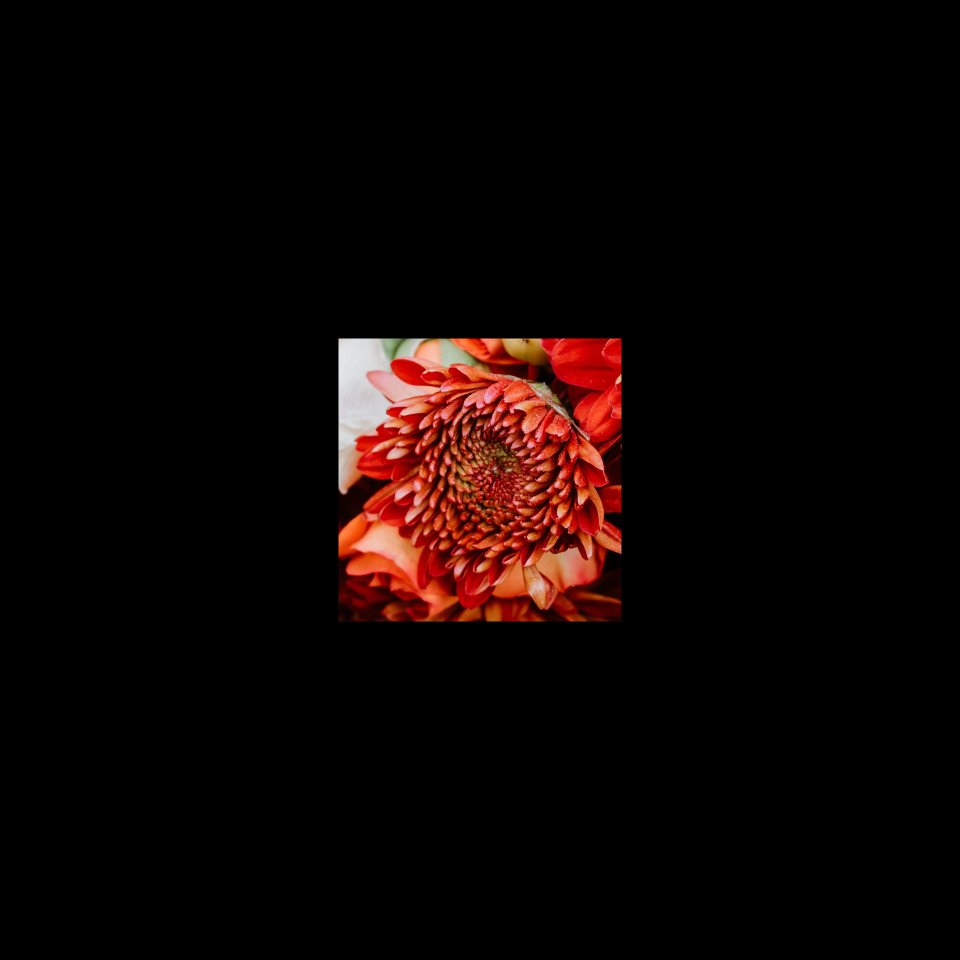
#> input picture For Exp in thesis/fl_one.png, 1920 x 1920 px, found by its file name (shown at 1/2 size)
$ python IFT_check_loop_RGB_TF.py
#> lines starting #> are read from the running program, lines starting #| are printed output that depends on the picture
# -*- coding: utf-8 -*-
"""
Created on Sat Dec 14 17:55:01 2024

@author: Shang Gao
"""


import numpy as np
import matplotlib.pyplot as plt
from scipy.fft import ifft2,ifftshift

"""This file can process multiple holograms together and automatically, where the SNR and Diff are calculated for each one."""
# Read the path of original image.
original_path2="C:/Users/Laboratorio/MakeHologram/FFT_CGH_thesis/SNR_Diff/fl_one.png"

original2=plt.imread(original_path2)
#> original2 is the input picture: shape (1920, 1920, 3) float32; mean R, G, B 0.0555, 0.0202, 0.0147
original2_r=original2[:,:,0]/np.sum(original2[:,:,0])
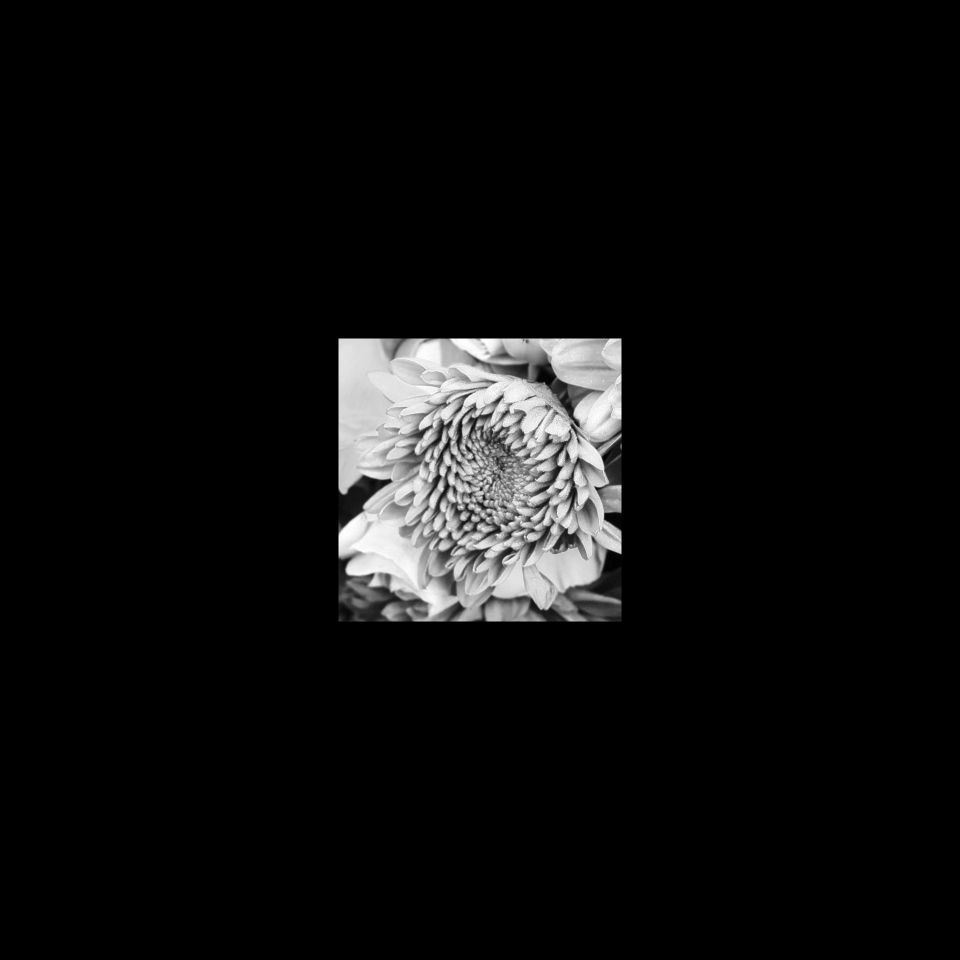
#> original2_r: shape (1920, 1920) float32 (shown at 1/2 size); min 0, max 4.89e-06, mean 2.71e-07; drawn with min black and max white
original2_g=original2[:,:,1]/np.sum(original2[:,:,1])
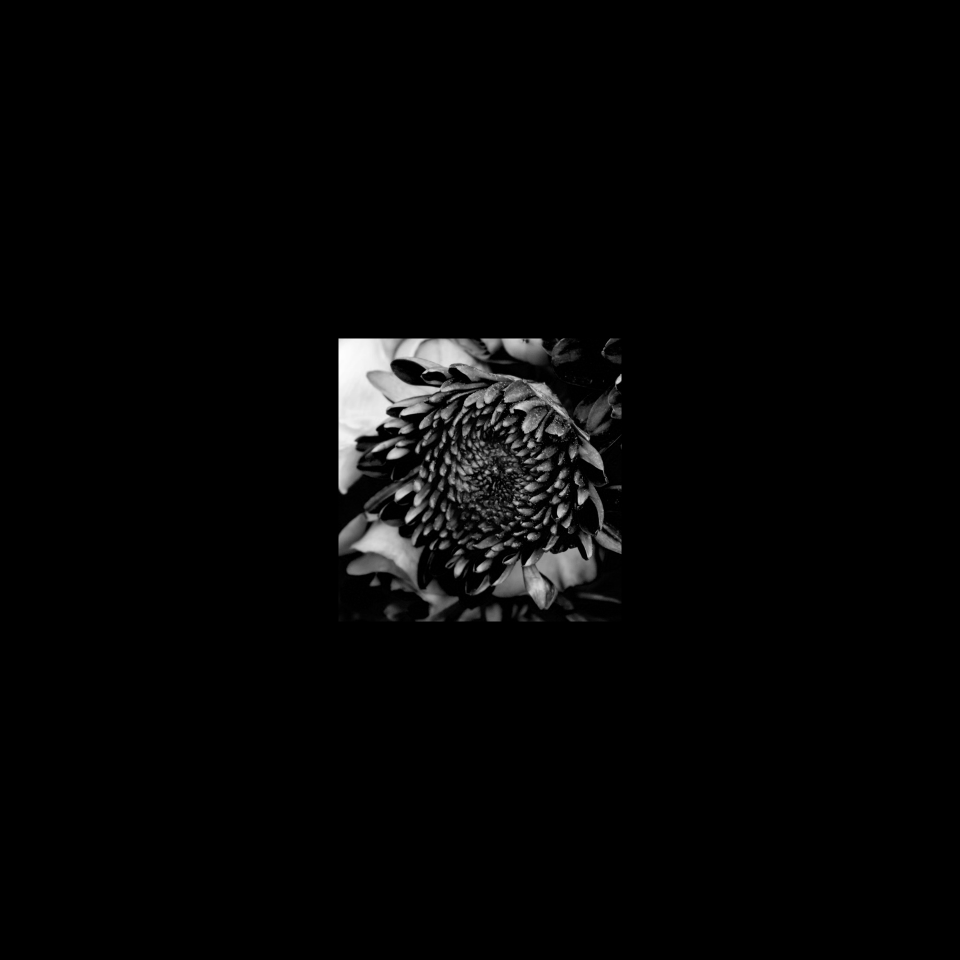
#> original2_g: shape (1920, 1920) float32 (shown at 1/2 size); min 0, max 1.21e-05, mean 2.71e-07; drawn with min black and max white
original2_b=original2[:,:,2]/np.sum(original2[:,:,2])
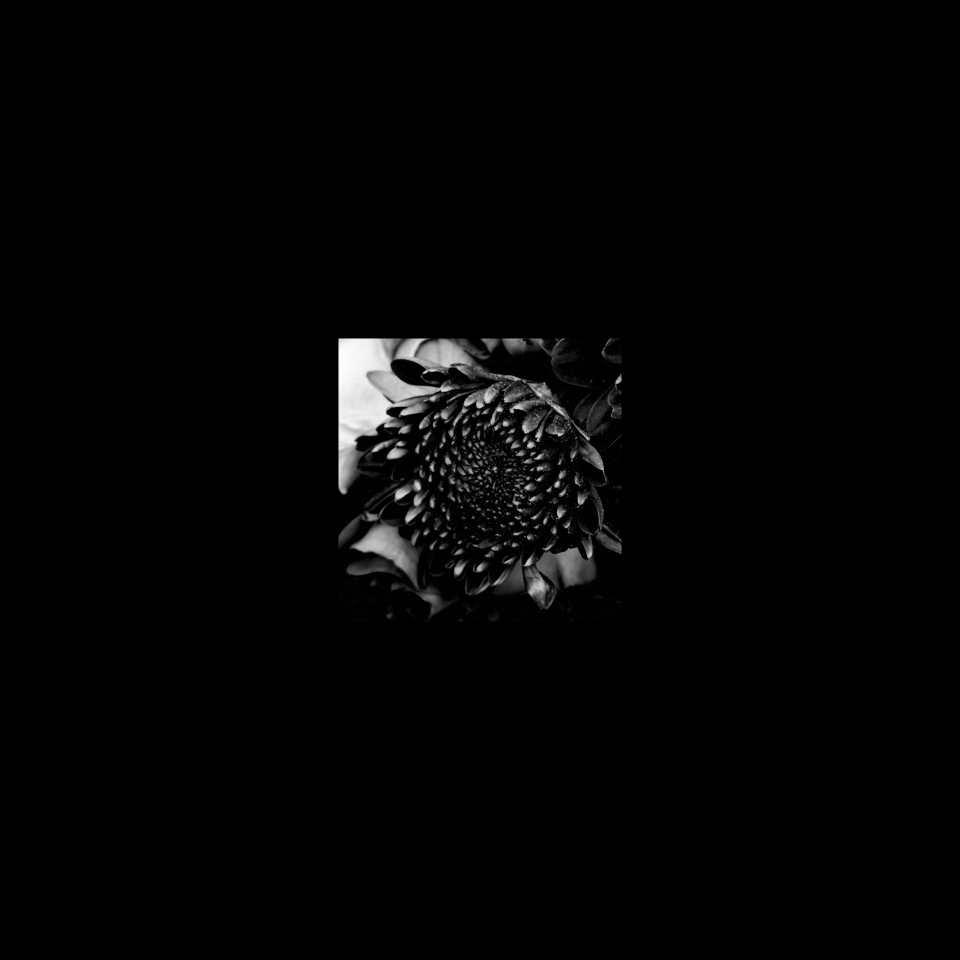
#> original2_b: shape (1920, 1920) float32 (shown at 1/2 size); min 0, max 1.69e-05, mean 2.71e-07; drawn with min black and max white
# Save the iteration numbers in different arrays.
r1=[0]
r2=[1,40]
r3=[20]
power=[1, 2, 3, 4]
# n1 and n2 are iterations for the GS without and with the wimdow.
for n1 in r2:

    for n2 in r1:
        # n2=40-n1
        # Use n1, n2, and p to complete the file path for reading different holograms.
        for p in power:
            file_path1 =f"C:/Users/Laboratorio/OneDrive/Documents/Microstar/Simulation of difference of CGHs/SNR_Diff small RGB and fl_TF/fl/L620/fl_one_GS_n1_{n1},n2_{n2}_p_{p},nl.png"
            # Read RGB CGHs .
#> (the run stopped early here; a loop or call above may not have finished)
